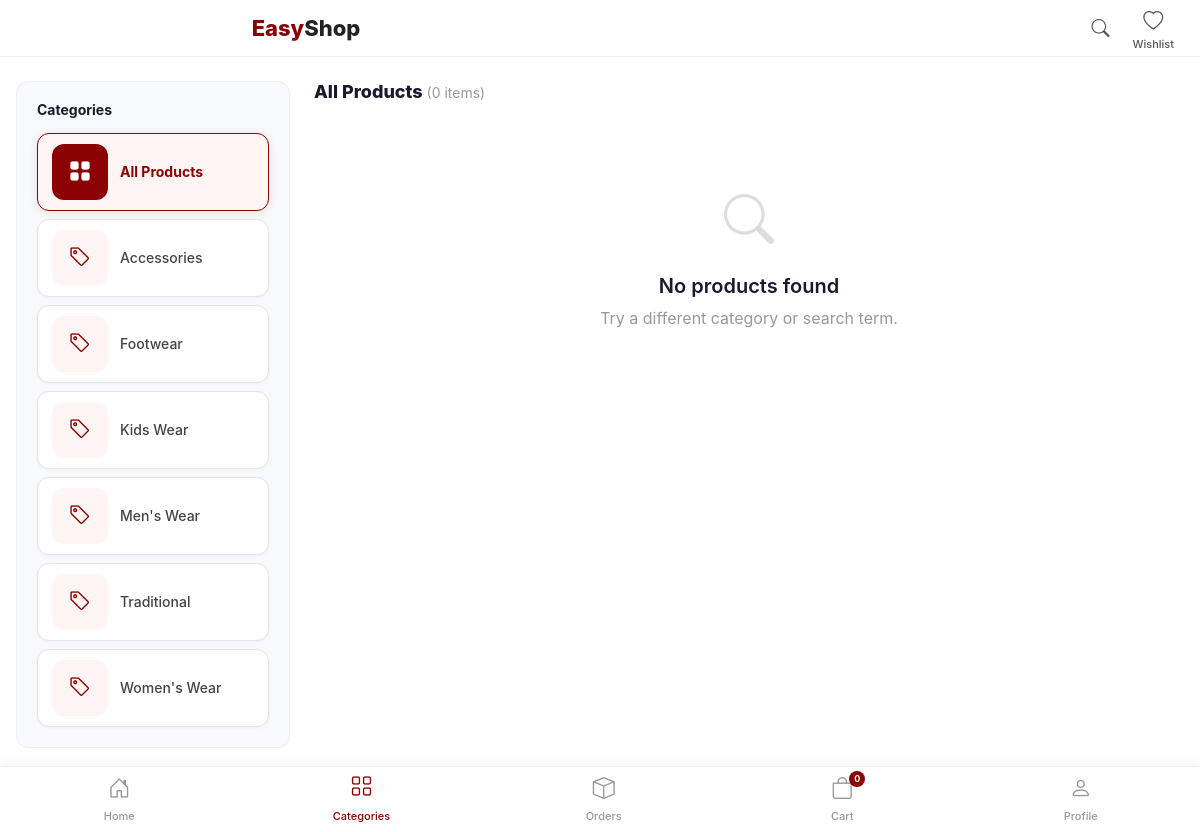
The page /shop.php on the database its author committed.
### tables this page shows
CREATE TABLE IF NOT EXISTS categories (
  id INT AUTO_INCREMENT PRIMARY KEY,
  name VARCHAR(100) NOT NULL,
  description TEXT DEFAULT NULL,
  image VARCHAR(255) DEFAULT NULL,
  status TINYINT DEFAULT 1,
  created_at TIMESTAMP DEFAULT CURRENT_TIMESTAMP
);

### shop.php (the view, shortened to what this page needs)
<?php require_once 'includes/config.php'; include 'includes/header.php';
$cat_filter = (int)($_GET['category'] ?? 0);
$search = isset($_GET['search']) ? mysqli_real_escape_string($conn, $_GET['search']) : '';
$where = "WHERE p.status=1";
$q = mysqli_query($conn, "SELECT p.*, c.name as cat_name FROM products p LEFT JOIN categories c ON p.category_id=c.id $where ORDER BY RAND()");
$products = $q ? $q : false;
$cats_q = mysqli_query($conn, "SELECT * FROM categories WHERE status=1 ORDER BY name");
$cats = $cats_q ? $cats_q : false;
$wishlist = $_SESSION['wishlist'] ?? [];
$wishlist_set = array_flip($wishlist);
$ratings = [];
$all_colors = [];
?>
<div class="container py-4">
  <div class="row g-4">
    <div class="col-md-3">
      <div style="background:#f8f9fa;border-radius:12px;padding:20px;border:1px solid #eee;">
        <h6 style="font-weight:700;margin-bottom:14px;font-size:14px;">Categories</h6>
        <div style="display:flex;flex-direction:column;gap:8px;">
          <a href="shop.php" class="cat-sidebar-card<?php echo !$cat_filter ? ' active' : ''; ?>">
            <div class="cat-sidebar-icon"><i class="bi bi-grid-fill"></i></div>
            <span>All Products</span>
          </a>
          <?php if ($cats): while ($c = mysqli_fetch_assoc($cats)):
            $cimg_side = $c['image'] && file_exists($c['image']) ? $c['image'] : '';
          ?>
            <a href="shop.php?category=<?php echo $c['id']; ?>" class="cat-sidebar-card<?php echo $cat_filter == $c['id'] ? ' active' : ''; ?>">
              <?php if ($cimg_side): ?>
                <div class="cat-sidebar-img"><img src="<?php echo $cimg_side; ?>" alt="<?php echo $c['name']; ?>"></div>
              <?php else: ?>
                <div class="cat-sidebar-icon"><i class="bi bi-tag"></i></div>
              <?php endif; ?>
              <span><?php echo $c['name']; ?></span>
            </a>
          <?php endwhile; endif; ?>
        </div>
      </div>
    </div>
    <div class="col-md-9">
      <div style="display:flex;align-items:center;justify-content:space-between;margin-bottom:20px;flex-wrap:wrap;gap:8px;">
        <h5 style="font-weight:800;margin:0;font-size:18px;">
          <?php echo $search ? "Search: \"$search\"" : ($cat_filter ? "Category" : "All Products"); ?>
          <span style="font-weight:400;color:#999;font-size:14px;">(<?php echo $products ? mysqli_num_rows($products) : 0; ?> items)</span>
        </h5>
      </div>
      <?php if ($products && mysqli_num_rows($products) > 0): ?>
        <div class="row g-3">
          <?php while ($p = mysqli_fetch_assoc($products)):
            $discount = $p['old_price'] > 0 ? round((1 - $p['price']/$p['old_price'])*100) : 0;
          ?>
            <div class="col-6 col-md-4">
              <a href="product-detail.php?id=<?php echo $p['id']; ?>" class="product-card">
                <div class="img-wrap">
                  <?php if ($discount > 0): ?><span class="badge-top"><?php echo $discount; ?>% OFF</span><?php endif; ?>
                  <button class="wishlist-btn <?php echo isset($wishlist_set[$p['id']]) ? 'active' : ''; ?>" data-id="<?php echo $p['id']; ?>" onclick="event.preventDefault(); toggleWishlist(<?php echo $p['id']; ?>, this)" style="position:absolute;top:8px;right:8px;z-index:2;width:34px;height:34px;border-radius:50%;border:none;background:#fff;box-shadow:0 2px 8px rgba(0,0,0,0.12);cursor:pointer;display:flex;align-items:center;justify-content:center;font-size:17px;transition:0.2s;color:<?php echo isset($wishlist_set[$p['id']]) ? '#dc2626' : '#bbb'; ?>;"><i class="bi bi-heart<?php echo isset($wishlist_set[$p['id']]) ? '-fill' : ''; ?>"></i></button>
                  <?php if ($p['image']): ?>
                    <img src="<?php echo $p['image']; ?>" alt="<?php echo $p['name']; ?>" style="width:100%;height:100%;object-fit:cover;">
                  <?php else: ?>
                    <i class="bi bi-handbag"></i>
                  <?php endif; ?>
                </div>
                <div class="body">
                  <div class="cat"><?php echo $p['cat_name']; ?></div>
                  <div class="title"><?php echo $p['name']; ?></div>
                  <?php if (isset($ratings[$p['id']])): ?>
                    <div class="rating">
                      <span class="green"><?php echo $ratings[$p['id']]['avg']; ?><i class="bi bi-star-fill" style="font-size:10px;margin-left:2px;"></i></span>
                      <span style="color:#999;">(<?php echo $ratings[$p['id']]['total']; ?>)</span>
                    </div>
                  <?php endif; ?>
                  <div class="price">₹<?php echo number_format($p['price']); ?>
                    <?php if ($p['old_price'] > 0): ?>
                      <span class="old">₹<?php echo number_format($p['old_price']); ?></span>
                      <span class="off"><?php echo $discount; ?>% off</span>
                    <?php endif; ?>
                  </div>
                  <?php if (!empty($all_colors[$p['id']])): ?>
                    <div style="display:flex;gap:3px;margin:6px 0;">
                      <?php foreach (array_slice($all_colors[$p['id']], 0, 4) as $col): ?>
                        <span style="display:inline-block;width:14px;height:14px;border-radius:50%;background:<?php echo $col['color_code'] ?? '#ccc'; ?>;border:1px solid #ddd;"></span>
                      <?php endforeach; ?>
                      <?php if (count($all_colors[$p['id']]) > 4): ?>
                        <span style="font-size:10px;color:#999;line-height:14px;">+<?php echo count($all_colors[$p['id']]) - 4; ?></span>
                      <?php endif; ?>
                    </div>
                  <?php endif; ?>
                  <?php if ($p['free_delivery']): ?><div class="delivery"><i class="bi bi-truck"></i> Free Delivery</div><?php endif; ?>
                </div>
              </a>
            </div>
          <?php endwhile; ?>
        </div>
      <?php else: ?>
        <div style="text-align:center;padding:60px 20px;">
          <i class="bi bi-search" style="font-size:50px;color:#ddd;"></i>
          <h5 style="margin-top:16px;font-weight:600;">No products found</h5>
          <p style="color:#999;">Try a different category or search term.</p>
        </div>
      <?php endif; ?>
    </div>
  </div>
</div>
<?php include 'includes/footer.php'; ?>

### assets/css/style.css (style rules this page uses)
:root { --red: #8B0000; --red-dark: #5C0000; --red-light: #fff5f5; --dark: #1a1a2e; --gray: #f5f5f5; --gray2: #e5e5e5; --gray3: #999; --gray4: #666; }
* { box-sizing: border-box; }
body { font-family: -apple-system, BlinkMacSystemFont, 'Segoe UI', Roboto, sans-serif; color: var(--dark); background: #fff; margin: 0; padding-bottom: 60px; }
.container { max-width: 1200px; width: 100%; padding-left: 16px; padding-right: 16px; margin: 0 auto; }
.cat-sidebar-card { display: flex; align-items: center; gap: 12px; text-decoration: none; padding: 10px 14px; border-radius: 12px; font-size: 14px; font-weight: 500; color: #444; background: #fff; border: 1px solid var(--gray2); transition: 0.25s; box-shadow: 0 1px 3px rgba(0,0,0,0.04); }
.cat-sidebar-card.active { border-color: var(--red); color: var(--red); font-weight: 700; background: #fff5f5; box-shadow: 0 2px 10px rgba(139,0,0,0.1); }
.cat-sidebar-card .cat-sidebar-icon { width: 56px; height: 56px; border-radius: 12px; background: var(--red-light); color: var(--red); font-size: 22px; display: flex; align-items: center; justify-content: center; flex-shrink: 0; }
.cat-sidebar-card.active .cat-sidebar-icon { background: var(--red); color: #fff; }
html { scroll-behavior:smooth; }
@media (min-width: 768px) { body { padding-bottom: 60px; } }

### rows shown on the page
categories: name "Accessories"
categories: name "Footwear"
categories: name "Kids Wear"
categories: name "Men's Wear"
categories: name "Traditional"
categories: name "Women's Wear"

### other values the page prints
mysqli_num_rows($products) "0"
array_sum(array_column($cart, 'qty')) "0"
